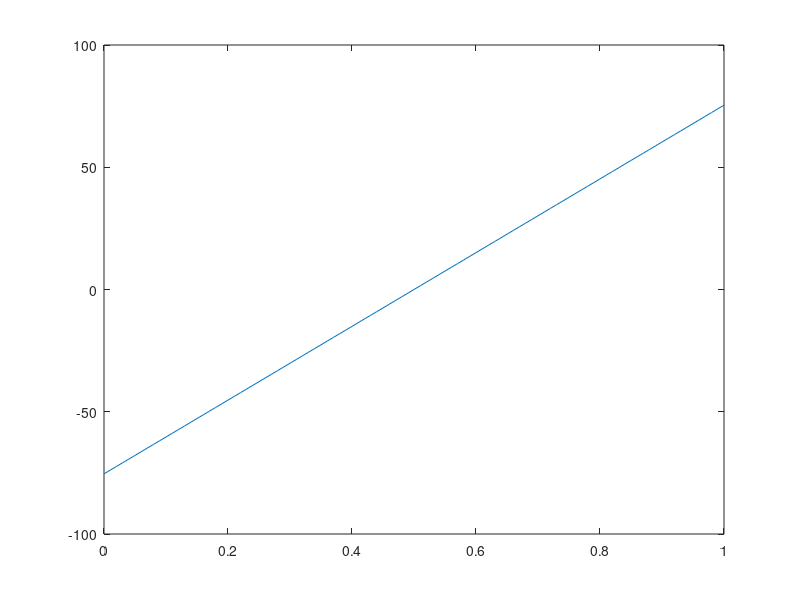

Write the MATLAB code that produced this figure.

R = 10 % m
c= 3e8;
tau =  2*R/(c/1.8)

B = 200e6
T = 1; 

K = 2*pi*B/T

t = 0:0.01:1;

epsilon = 2.1;

omega_c = 2*pi*300

phi_d = omega_c * tau + K*tau*(t - T/2) - K*tau^2 /2



plot(t,phi_d)



f_d = 2*B*R*sqrt(epsilon)/c/T
